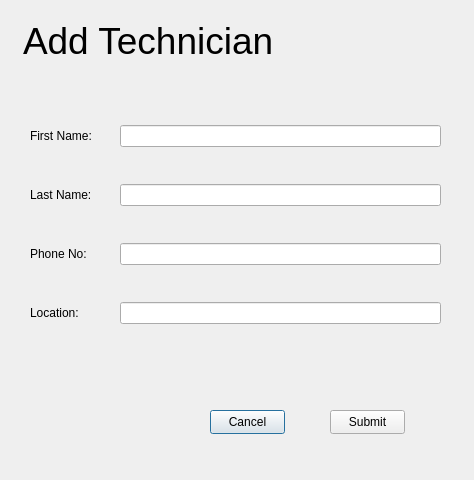
<?xml version="1.0" encoding="UTF-8"?>
<ui version="4.0">
 <class>Dialog</class>
 <widget class="QDialog" name="Dialog">
  <property name="geometry">
   <rect>
    <x>0</x>
    <y>0</y>
    <width>474</width>
    <height>480</height>
   </rect>
  </property>
  <property name="windowTitle">
   <string>Dialog</string>
  </property>
  <widget class="QLabel" name="label_6">
   <property name="geometry">
    <rect>
     <x>20</x>
     <y>20</y>
     <width>391</width>
     <height>71</height>
    </rect>
   </property>
   <property name="lineWidth">
    <number>0</number>
   </property>
   <property name="text">
    <string>&lt;html&gt;&lt;head/&gt;&lt;body&gt;&lt;p&gt;&lt;span style=&quot; font-size:28pt;&quot;&gt;Add Technician&lt;/span&gt;&lt;/p&gt;&lt;p&gt;&lt;br/&gt;&lt;/p&gt;&lt;/body&gt;&lt;/html&gt;</string>
   </property>
   <property name="scaledContents">
    <bool>false</bool>
   </property>
   <property name="indent">
    <number>3</number>
   </property>
  </widget>
  <widget class="QPushButton" name="cancelBtn">
   <property name="geometry">
    <rect>
     <x>210</x>
     <y>410</y>
     <width>75</width>
     <height>24</height>
    </rect>
   </property>
   <property name="text">
    <string>Cancel</string>
   </property>
  </widget>
  <widget class="QPushButton" name="addBtn">
   <property name="geometry">
    <rect>
     <x>330</x>
     <y>410</y>
     <width>75</width>
     <height>24</height>
    </rect>
   </property>
   <property name="text">
    <string>Submit</string>
   </property>
  </widget>
  <widget class="QWidget" name="">
   <property name="geometry">
    <rect>
     <x>30</x>
     <y>110</y>
     <width>411</width>
     <height>231</height>
    </rect>
   </property>
   <layout class="QGridLayout" name="gridLayout">
    <property name="horizontalSpacing">
     <number>24</number>
    </property>
    <property name="verticalSpacing">
     <number>22</number>
    </property>
    <item row="0" column="0">
     <widget class="QLabel" name="label">
      <property name="text">
       <string>First Name: </string>
      </property>
     </widget>
    </item>
    <item row="0" column="1">
     <widget class="QLineEdit" name="firstnameInput"/>
    </item>
    <item row="1" column="0">
     <widget class="QLabel" name="label_2">
      <property name="text">
       <string>Last Name: </string>
      </property>
     </widget>
    </item>
    <item row="1" column="1">
     <widget class="QLineEdit" name="lastnameInput"/>
    </item>
    <item row="2" column="0">
     <widget class="QLabel" name="label_3">
      <property name="text">
       <string>Phone No: </string>
      </property>
     </widget>
    </item>
    <item row="2" column="1">
     <widget class="QLineEdit" name="phonenoInput"/>
    </item>
    <item row="3" column="0">
     <widget class="QLabel" name="label_4">
      <property name="text">
       <string>Location: </string>
      </property>
     </widget>
    </item>
    <item row="3" column="1">
     <widget class="QLineEdit" name="locationInput"/>
    </item>
   </layout>
  </widget>
 </widget>
 <resources/>
 <connections/>
</ui>
